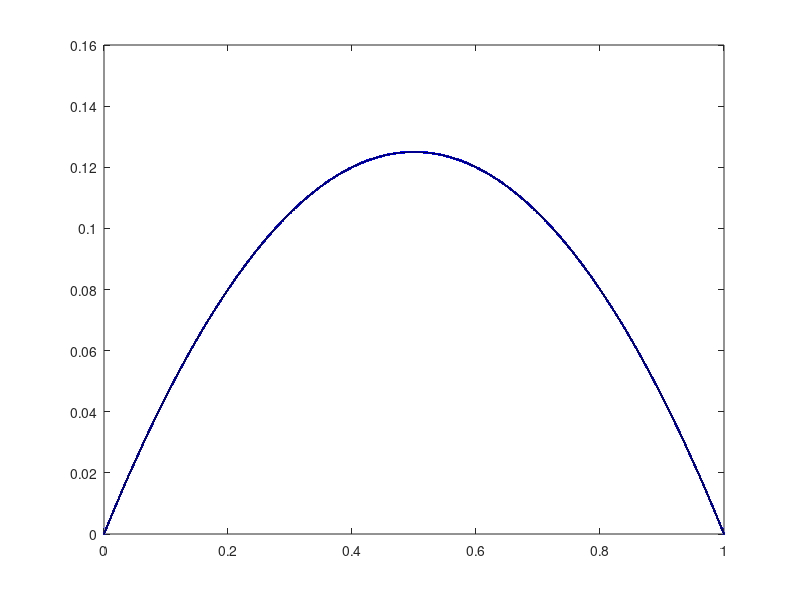
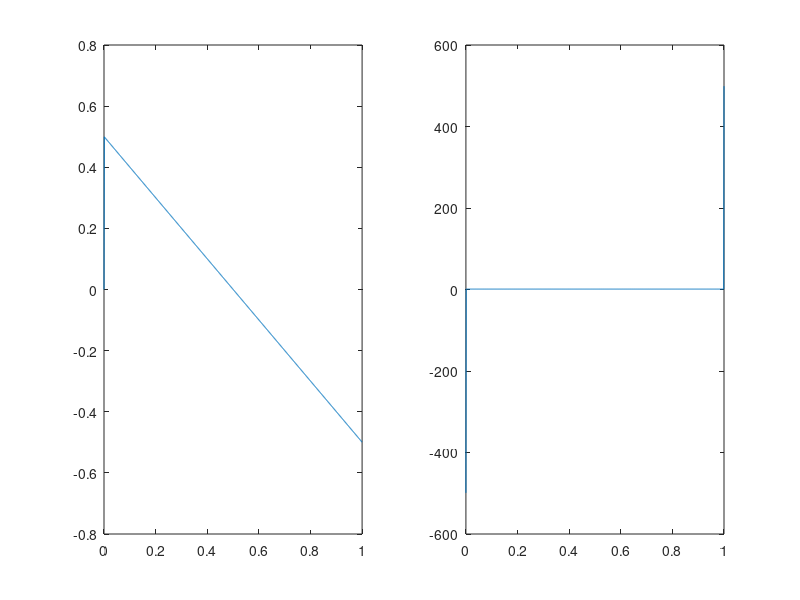

Reproduce these figures in MATLAB, in order.
close all
N = 1000;
nconst = 1;
L = 1.0;
lvals = linspace(0,L,N);
dl = lvals(2)-lvals(1);
Dm = zeros(N,N);


fval = 1.0;
Aval = 1.0;
% 
% for i = 1:(N-1)
%     Dm(i,i+1) = 1/(2 * dl);
%     Dm(i+1,i) = -1/(2 * dl);
% end
% 
% Dm(1,1) = -1/dl;
% Dm(1,2) = 1/dl;
% 
% Dm(N,N) = 1/dl;
% Dm(N,N-1) = -1/dl;
% 
for i = 2:(N)
    Dm(i,i) = 1/dl;
    Dm(i,i-1) = -1/dl;
end
%Dm(N,N-1) = -1/dl;
Dm(N,N) = -1/dl;

Dm2 = (Dm')*Dm;

Dmv2 = zeros(N,N);

for i = 1:N
    Dmv2(i,i) = -2/(dl^2);
    if i < N
        Dmv2(i,i+1) = 1/(dl^2);
        Dmv2(i+1,i) = 1/(dl^2);
    end
end
Dmv2(N,N-1) = 1/dl;
Dmv2(N,N) = -1/dl;

% 
% [A,B] = eig(Dm2((nconst+1):end,(nconst+1):end));
% figure()
% hold all
% for i = 1:size(A)
%     plot(A(:,i))
% end


%figure()

DDconst = Dm2((nconst+1):(end-nconst),(nconst+1):(end-nconst));
DDconst2 = Dmv2((nconst+1):(end-nconst),(nconst+1):(end-nconst));

fconst = fval*ones(N - 2*nconst,1);

qsolve = (Aval*DDconst)\(fconst);
qsolve2 = (Aval*DDconst2)\(-fconst);
qext = [zeros(nconst,1);qsolve; zeros(nconst,1)];
plot(lvals,qext,'b.')
hold all
%plot(lvals,[zeros(nconst,1);qsolve2],'r.')

C0 = fval*L/Aval;
C0 = fval*L/(2*Aval);
fanal = @(S) -(fval/Aval)*S.^2 / 2 + C0 * S;
plot(lvals,fanal(lvals),'k-')

 dq = Dm*qext;

ddq = Dm2*qext;

figure()
subplot(1,2,1)
plot(lvals,dq)

hold all
subplot(1,2,2)
plot(lvals,ddq)